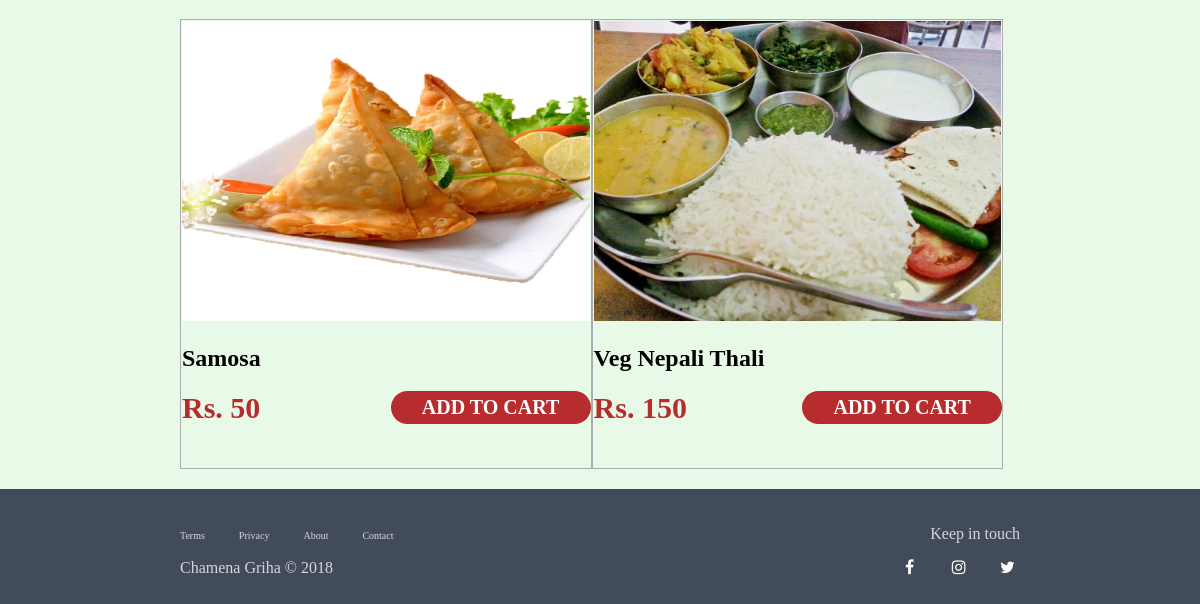
Before: /customer/customer_food.php (signed in, lower part) with the older database file.
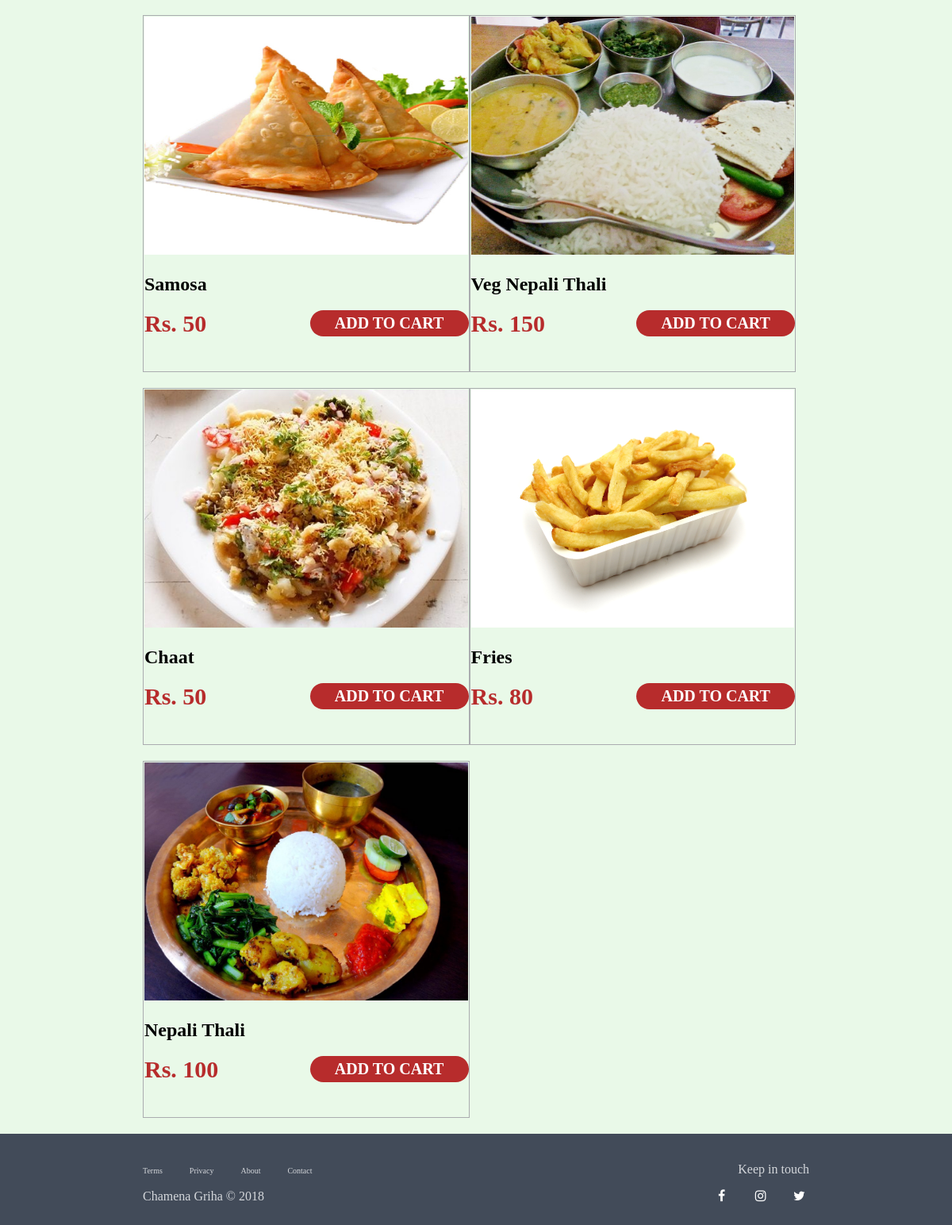
After: the same page with the newer database file.
### tables this page shows
CREATE TABLE `food` (
  `food_id` int(11) NOT NULL,
  `name` varchar(20) DEFAULT NULL,
  `price` float NOT NULL,
  `photo` varchar(50) DEFAULT NULL,
  `food_desc` varchar(250) DEFAULT NULL
);

### customer/customer_food.php (the view, shortened to what this page needs)
<!DOCTYPE html>
<html>
<head>
	<link rel="stylesheet" type="text/css" href="../font-awesome/css/font-awesome.min.css">
	<link rel="stylesheet" type="text/css" href="../css/style.css">
	<link rel="stylesheet" type="text/css" href="../css/login.css">
	<link rel="stylesheet" type="text/css" href="../css/signup.css">
	<link rel="stylesheet" type="text/css" href="../css/customer_home.css">
	<link rel="stylesheet" type="text/css" href="../css/canteen_home.css">
	<link rel="stylesheet" type="text/css" href="../css/clz_admin_home.css">
</head>
<body>
<div class="container">
	<div class="content-wrap">
		<div id="food" >
			<div class="food-menu">
				<?php
					include '../process/db_conn.php';
					$query="select food_id,name, price, photo from food";
					$result=mysqli_query($conn,$query);
					$nums=mysqli_num_rows($result);
					if($nums>0){
						while($row=mysqli_fetch_array($result)){
							echo"<div class=food-item>
									<div class=row1>
										<img src=../images/food/$row[photo]>
									</div>
									<div class=row2>
										<h2>$row[name]</h2>
										<span>Rs. $row[price]</span>
										<input type=number name=food_id id=food_id value=$row[food_id] style='display: none'>
										<a href=../process/add_to_cart.php?food_id=$row[food_id]>Add to cart</a>
									</div>
								</div>";
						}
					}
				?>
			</div>
		</div>
	</div>
</div>
<?php
	include('../footer.php');
 ?>

### footer.php
<?php
	if (isset($_SESSION['u_id']))
		include('footer_tag.php');
 ?>
</body>
</html>

### footer_tag.php
<footer>
	<div class="content-wrap">
		<div class="f-control">
			<a href="#" class="terms">Terms</a>
			<a href="#" class="privacy">Privacy</a>
			<a href="#" class="about">About</a>
			<a href="#" class="contact">Contact</a>
			<p class="copy">Chamena Griha &copy; <?php echo date("Y");?> </p>
		</div>
		<div class="social">
			<p>Keep in touch</p>
			<a href="#" class="facebook"><i class="fa fa-facebook" aria-hidden="true"></i></a>
			<a href="#" class="instagram"><i class="fa fa-instagram" aria-hidden="true"></i></a>
			<a href="#" class="twitter"><i class="fa fa-twitter" aria-hidden="true"></i></a>
		</div>
	</div>
</footer>

### css/style.css (style rules this page uses)
html { box-sizing: border-box; }
*, *:before, *:after { box-sizing: inherit; }
body { margin: 0; padding: 0; background-image: url("../images/background.png"); background-size: cover; font-family: "Microsoft JhengHei Light"; }
header, footer { width: 100%; padding: 20px 0px; }
.container { width: 100%; background: #e9f9e8; }
.content-wrap { position: relative; margin: auto; max-width: 70%; }
footer { color: #d4d7db; background: #424b59; margin-bottom: 0; }
.f-control { float: left; }
.f-control a { font-size: 10px; text-decoration: none; color: #d4d7db; margin-right: 30px; }
.social { text-align: right; }
.social a { display: inline-block; color: #fff; text-align: center; border-radius: 5px; margin-left: 20px; width: 25px; height: 25px; }

### css/customer_home.css (style rules this page uses)
.food-item, .beverage-item { position: relative; display: inline-block; margin-bottom: 20px; height: 450px; width: 49%; border: 1px solid #aaacaf; padding: 1px; }
.food-item img, .beverage-item img { width: 100%; height: 300px; }
.food-item span, .beverage-item span { font-size: 30px; font-weight: bold; color: #b72c2c; }
.food-item a, .beverage-item a, .cart-item a { position: absolute; display: inline-block; right: 0; width:200px; color: #fff; font-size: 20px; font-weight: 900; border-radius: 50px; padding: 5px; margin-bottom: 5px; text-align: center; text-decoration: none; text-transform: uppercase; background: #b72c2c; }

### customer/customer_header.php (style rules this page uses)
body { margin: 0; padding: 0; background-image: none; background-size: cover; }

Changed rows visible on the page:
added food: photo (picture), name "Chaat", price "50"
added food: photo (picture), name "Fries", price "80"
added food: photo (picture), name "Nepali Thali", price "100"
